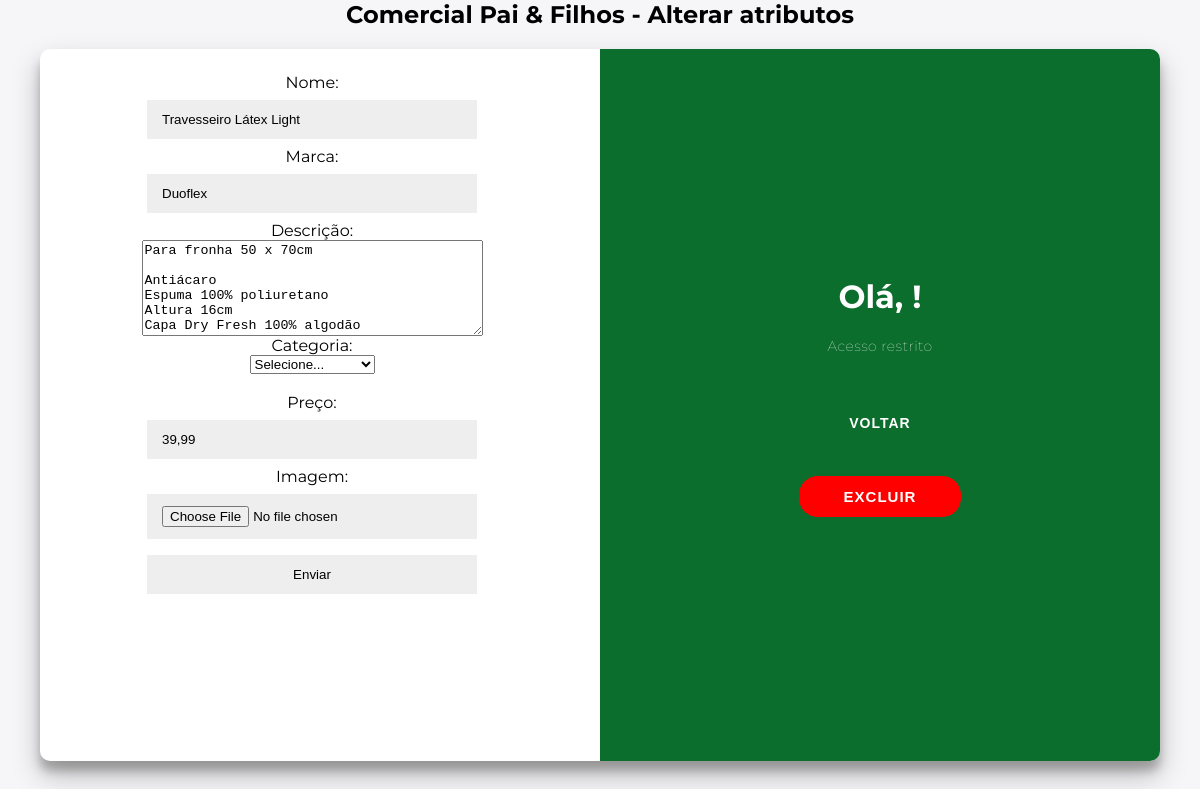
Screenshot of /admin/edit_prod.php?id_prod=72 with the database file from the repository.
### tables this page shows
CREATE TABLE `produto` (
  `cod_prod` int(11) NOT NULL,
  `nome_prod` varchar(120) NOT NULL,
  `desc_prod` varchar(450) NOT NULL,
  `marca` varchar(20) NOT NULL,
  `path_img` varchar(120) NOT NULL,
  `categoria` varchar(16) NOT NULL,
  `preco` varchar(15) NOT NULL
);

### admin/edit_prod.php (the view, shortened to what this page needs)
<?php
require("../assets/bd/connect.php");
        ?>
        <?php
if(isset($_GET['id_prod'])){
    $id = $_GET['id_prod'];
    $pesquisar_prod = "SELECT * FROM `produto` WHERE `cod_prod` = '$id'";
    $resultado_prod = mysqli_query($conexao, $pesquisar_prod);
    $numero_resultado = mysqli_num_rows($resultado_prod);
        ?>
        <?php
}
?>
<!DOCTYPE html>
<html lang="en">
<head>
    <link rel="stylesheet" href="style_cad.css">
</head>
<body>
    <?php
        for($i = 0  ; $i < $numero_resultado; $i++){
            $vetor_prod = mysqli_fetch_array($resultado_prod);
    ?>
    <h2>Comercial Pai & Filhos - Alterar atributos</h2>
    <div class="container" id="container">
        <div class="form-container sign-in-container">
        <br>
            <form enctype="multipart/form-data" method="POST" action="upload_alt_prod.php">
                Nome: <input name="a_nome_prod" type=text size=140 maxlength=120 value="<?php echo $vetor_prod[1]; ?>" required>
                Marca: <input name="a_marca" type=text size=100 maxlength=100  value="<?php echo $vetor_prod[3] ?>" required>
                Descrição: <br><textarea name="a_desc_prod" type=text size=460 maxlength=450 rows=6 cols=40><?php echo $vetor_prod[2] ?></textarea>
                Categoria: <select name="a_categoria">
                    <option>Selecione...</option>
                </select><br>
                Preço: <input name="a_preco" type=text size=20 maxlength=15 value="<?php echo $vetor_prod[6]; } ?>" required>
                Imagem: <input name="a_img" type="file">
                <input type=submit value=Enviar>
            </form>
        </div>
        <div class="overlay-container">
        <div class="overlay">
            <div class="overlay-panel overlay-right">
            <h1>Olá, <?php echo $_SESSION['nome']; ?>!</h1>
            <p>Acesso restrito</p>
            <button><a href="index.php">Voltar</a></button>
            <a href="index.php"><button style="background-color: red; font-size: 15px;">Excluir</button></a>
            </div>
        </div>
        </div>
    </div>
        <br>
</body>
</html>

### admin/style_cad.css (style rules this page uses)
* { box-sizing: border-box; }
body { background: #f6f5f7; display: flex; justify-content: center; align-items: center; flex-direction: column; font-family: 'Montserrat', sans-serif; height: 100vh; margin: -20px 0 50px; }
h1 { font-weight: bold; margin: 0; }
h2 { text-align: center; }
p { font-size: 14px; font-weight: 100; line-height: 20px; letter-spacing: 0.5px; margin: 20px 0 30px; }
a { border-radius: 2px solid #000; color: #fff; font-size: 14px; text-decoration: none; margin: 15px 0; }
button { border-radius: 20px; border: 1px solid #0c6e2d; background-color: #0c6e2d; margin-top: 1rem;; color: #FFFFFF; font-size: 12px; font-weight: bold; padding: 12px 45px; letter-spacing: 1px; text-transform: uppercase; transition: transform 80ms ease-in; }
form { background-color: #FFFFFF; display: flex; align-items: center; justify-content: center; flex-direction: column; padding: 0 50px; height: 100%; text-align: center; }
input { background-color: #eee; border: none; padding: 12px 15px; margin: 8px 0; width: 150%; }
.container { background-color: #fff; border-radius: 10px; box-shadow: 0 14px 28px rgba(0,0,0,0.25), 0 10px 10px rgba(0,0,0,0.22); position: relative; overflow: hidden; width: 70rem; max-width: 100%; min-height: 480px; height:100rem ; }
.form-container { position: absolute; top: 0; height: 100%; transition: all 0.6s ease-in-out; }
.sign-in-container { left: 0; width: 50%; z-index: 2; }
.overlay-container { position: absolute; top: 0; left: 50%; width: 50%; height: 100%; overflow: hidden; transition: transform 0.6s ease-in-out; z-index: 100; }
.overlay { background: #0c6e2d; background: #0c6e2d; background-size: cover; background-position: 0 0; color: #FFFFFF; position: relative; left: -100%; height: 100%; width: 200%; transform: translateX(0); transition: transform 0.6s ease-in-out; }
.overlay-panel { position: absolute; display: flex; align-items: center; justify-content: center; flex-direction: column; padding: 0 40px; text-align: center; top: 0; height: 100%; width: 50%; transform: translateX(0); transition: transform 0.6s ease-in-out; }
.overlay-right { right: 0; transform: translateX(0); }
form { height:600px; width:20rem; margin-left: 7rem; margin-top: -30px; }

### rows the page displays
produto: a_nome_prod "Travesseiro Látex Light", a_marca "Duoflex", a_desc_prod "Para fronha 50 x 70cm Antiácaro Espuma 100% poliuretano Altura 16cm Capa Dry Fresh 100% algodão", a_preco "39,99"
